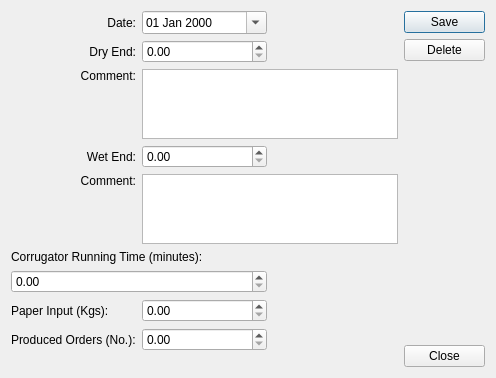
<?xml version="1.0" encoding="UTF-8"?>
<ui version="4.0">
 <class>WasteDataEntry</class>
 <widget class="QDialog" name="WasteDataEntry">
  <property name="geometry">
   <rect>
    <x>0</x>
    <y>0</y>
    <width>496</width>
    <height>378</height>
   </rect>
  </property>
  <property name="windowTitle">
   <string>Paper Waste</string>
  </property>
  <layout class="QHBoxLayout" name="horizontalLayout">
   <item>
    <layout class="QVBoxLayout" name="verticalLayout">
     <item>
      <layout class="QGridLayout" name="gridLayout">
       <item row="7" column="1">
        <widget class="QDoubleSpinBox" name="spinPaperInput">
         <property name="maximum">
          <double>999999.000000000000000</double>
         </property>
        </widget>
       </item>
       <item row="7" column="0">
        <widget class="QLabel" name="label_7">
         <property name="text">
          <string>Paper Input (Kgs):</string>
         </property>
        </widget>
       </item>
       <item row="2" column="1" colspan="2">
        <widget class="QPlainTextEdit" name="txtDryEndComment">
         <property name="maximumSize">
          <size>
           <width>16777215</width>
           <height>79</height>
          </size>
         </property>
        </widget>
       </item>
       <item row="4" column="1" colspan="2">
        <widget class="QPlainTextEdit" name="txtWetEndComment">
         <property name="maximumSize">
          <size>
           <width>16777215</width>
           <height>80</height>
          </size>
         </property>
        </widget>
       </item>
       <item row="2" column="0">
        <widget class="QLabel" name="label_3">
         <property name="text">
          <string>Comment:</string>
         </property>
         <property name="alignment">
          <set>Qt::AlignRight|Qt::AlignTop|Qt::AlignTrailing</set>
         </property>
        </widget>
       </item>
       <item row="3" column="0">
        <widget class="QLabel" name="label_4">
         <property name="text">
          <string>Wet End:</string>
         </property>
         <property name="alignment">
          <set>Qt::AlignRight|Qt::AlignTrailing|Qt::AlignVCenter</set>
         </property>
        </widget>
       </item>
       <item row="0" column="0">
        <widget class="QLabel" name="label_2">
         <property name="text">
          <string>Date:</string>
         </property>
         <property name="alignment">
          <set>Qt::AlignRight|Qt::AlignTrailing|Qt::AlignVCenter</set>
         </property>
        </widget>
       </item>
       <item row="1" column="0">
        <widget class="QLabel" name="label">
         <property name="text">
          <string>Dry End:</string>
         </property>
         <property name="alignment">
          <set>Qt::AlignRight|Qt::AlignTrailing|Qt::AlignVCenter</set>
         </property>
        </widget>
       </item>
       <item row="1" column="1">
        <widget class="QDoubleSpinBox" name="spinDryEnd">
         <property name="maximum">
          <double>999999.000000000000000</double>
         </property>
        </widget>
       </item>
       <item row="5" column="0" colspan="2">
        <widget class="QLabel" name="label_6">
         <property name="text">
          <string>Corrugator Running Time (minutes):</string>
         </property>
         <property name="alignment">
          <set>Qt::AlignLeading|Qt::AlignLeft|Qt::AlignVCenter</set>
         </property>
        </widget>
       </item>
       <item row="3" column="1">
        <widget class="QDoubleSpinBox" name="spinWetEnd">
         <property name="maximum">
          <double>999999.000000000000000</double>
         </property>
        </widget>
       </item>
       <item row="0" column="1">
        <widget class="QDateEdit" name="dtpDate">
         <property name="displayFormat">
          <string>dd MMM yyyy</string>
         </property>
         <property name="calendarPopup">
          <bool>true</bool>
         </property>
        </widget>
       </item>
       <item row="4" column="0">
        <widget class="QLabel" name="label_5">
         <property name="text">
          <string>Comment:</string>
         </property>
         <property name="alignment">
          <set>Qt::AlignRight|Qt::AlignTop|Qt::AlignTrailing</set>
         </property>
        </widget>
       </item>
       <item row="6" column="0" colspan="2">
        <widget class="QDoubleSpinBox" name="spinCorrugatorTime">
         <property name="maximum">
          <double>999999.000000000000000</double>
         </property>
        </widget>
       </item>
       <item row="8" column="0">
        <widget class="QLabel" name="label_8">
         <property name="text">
          <string>Produced Orders (No.):</string>
         </property>
        </widget>
       </item>
       <item row="8" column="1">
        <widget class="QDoubleSpinBox" name="spinProducedOrders">
         <property name="maximum">
          <double>999999.000000000000000</double>
         </property>
        </widget>
       </item>
      </layout>
     </item>
     <item>
      <spacer name="verticalSpacer">
       <property name="orientation">
        <enum>Qt::Vertical</enum>
       </property>
       <property name="sizeHint" stdset="0">
        <size>
         <width>20</width>
         <height>40</height>
        </size>
       </property>
      </spacer>
     </item>
    </layout>
   </item>
   <item>
    <layout class="QVBoxLayout" name="verticalLayout_2">
     <item>
      <widget class="QPushButton" name="cmdSave">
       <property name="text">
        <string>Save</string>
       </property>
      </widget>
     </item>
     <item>
      <widget class="QPushButton" name="cmdDelete">
       <property name="text">
        <string>Delete</string>
       </property>
      </widget>
     </item>
     <item>
      <spacer name="verticalSpacer_2">
       <property name="orientation">
        <enum>Qt::Vertical</enum>
       </property>
       <property name="sizeHint" stdset="0">
        <size>
         <width>20</width>
         <height>40</height>
        </size>
       </property>
      </spacer>
     </item>
     <item>
      <widget class="QPushButton" name="cmdClose">
       <property name="text">
        <string>Close</string>
       </property>
      </widget>
     </item>
    </layout>
   </item>
  </layout>
 </widget>
 <resources/>
 <connections>
  <connection>
   <sender>cmdClose</sender>
   <signal>clicked()</signal>
   <receiver>WasteDataEntry</receiver>
   <slot>reject()</slot>
   <hints>
    <hint type="sourcelabel">
     <x>375</x>
     <y>286</y>
    </hint>
    <hint type="destinationlabel">
     <x>374</x>
     <y>234</y>
    </hint>
   </hints>
  </connection>
 </connections>
</ui>
